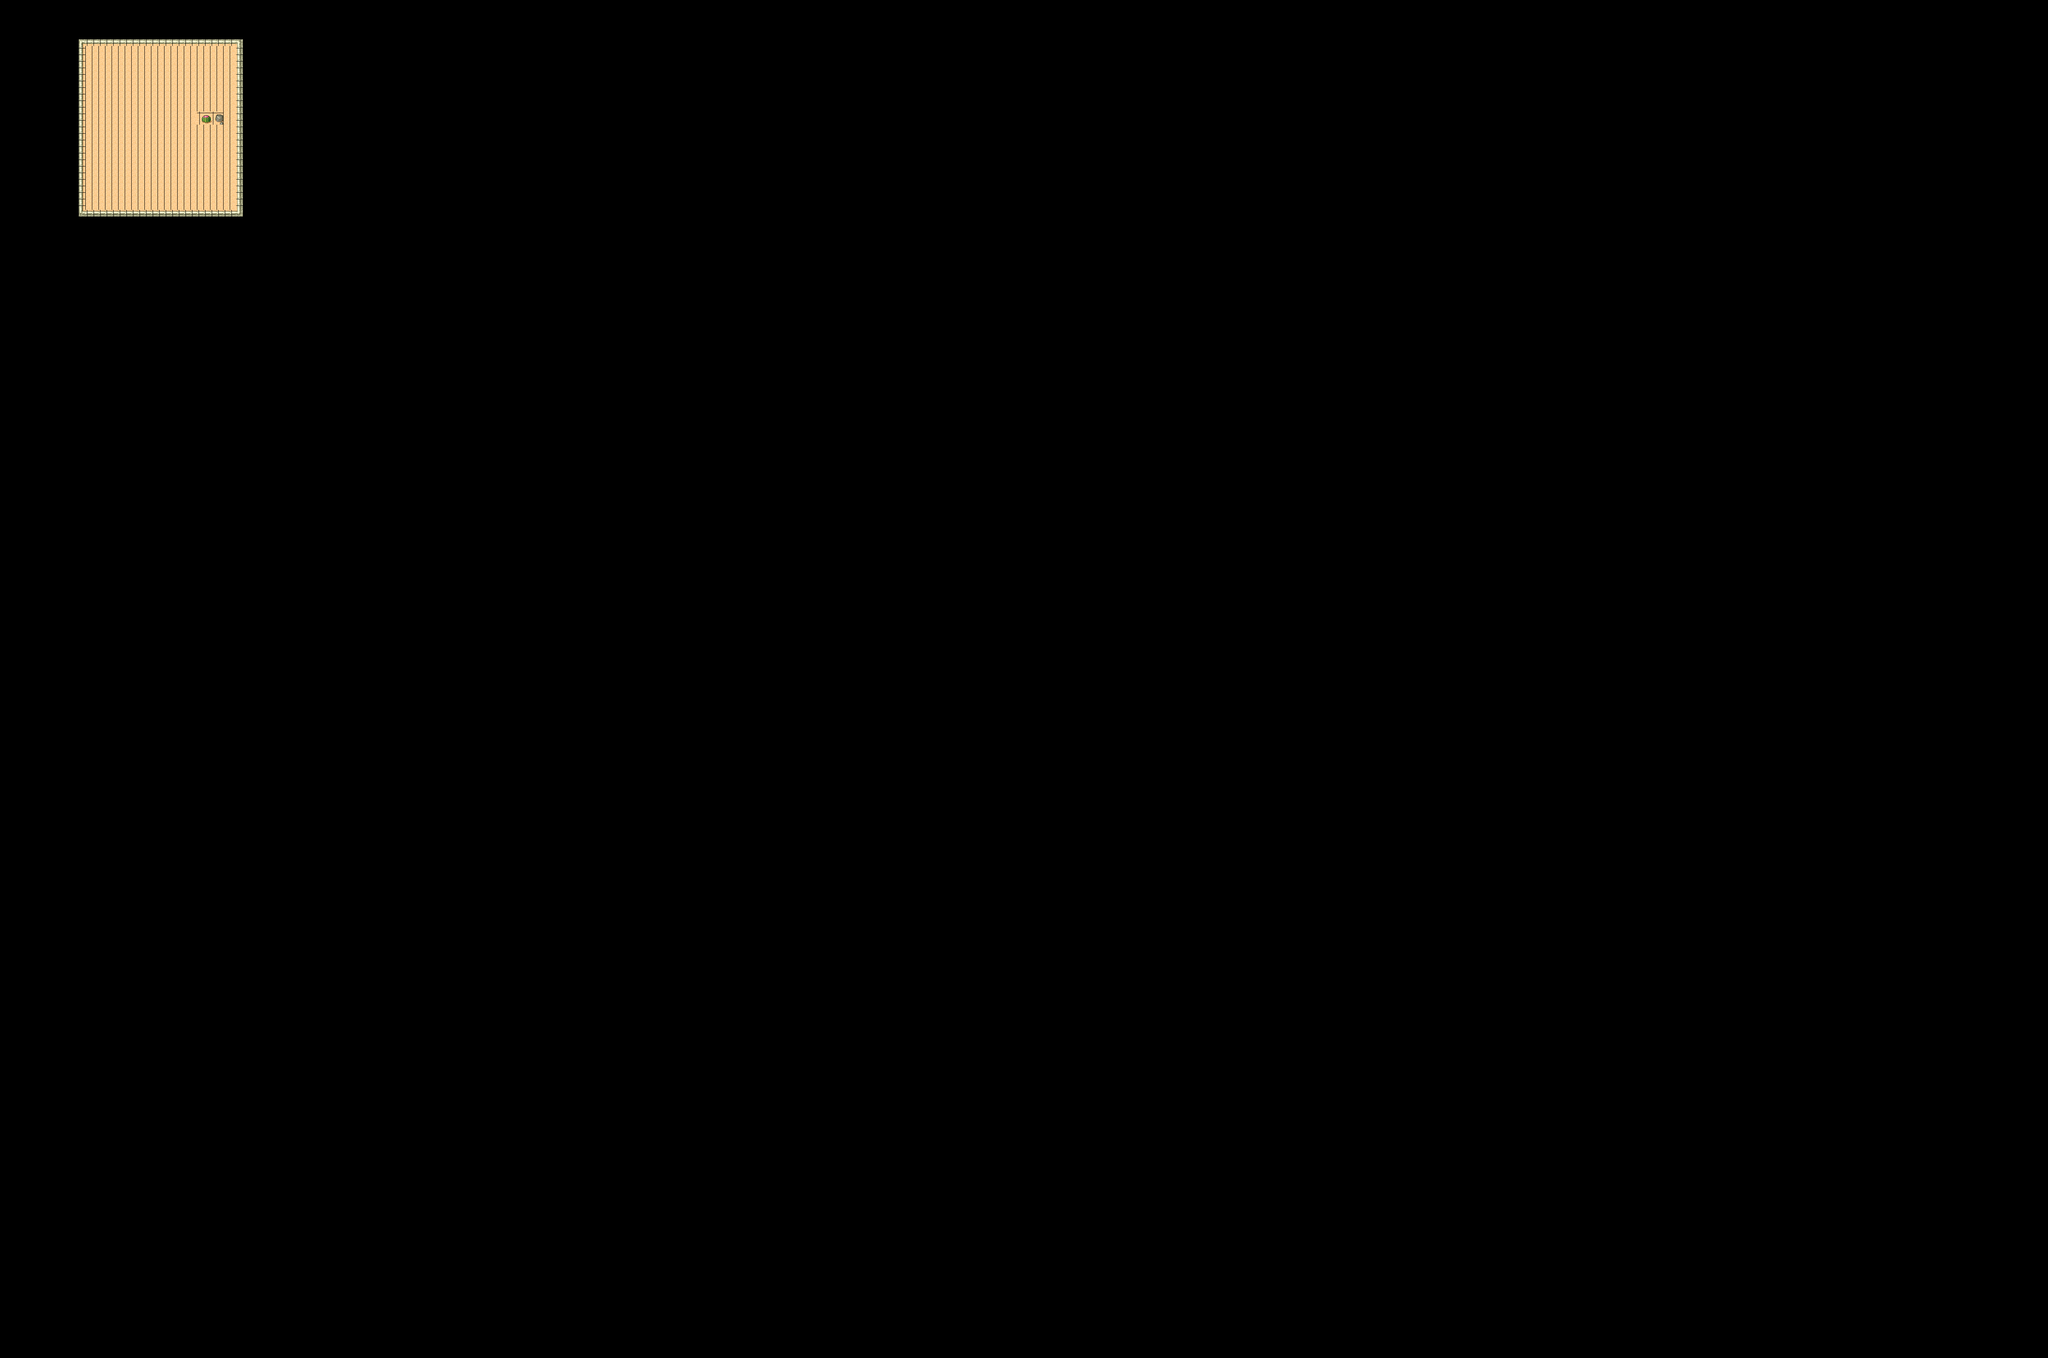

This game map was drawn from its Tiled (.tmx) file and the tilesets committed beside it. A one-line description and the trimmed map source follow:
An orthogonal 312x207 tile map with 16x16 px tiles, 2 tile layers (floor, objects).

<map version="1.0" orientation="orthogonal" width="312" height="207" tilewidth="16" tileheight="16">
 <tileset firstgid="1" name="tmw_desert_spacing" tilewidth="16" tileheight="16">
  <image source="../tiles/tmw_desert_spacing.png" width="265" height="199" />
 </tileset>
 <layer name="floor" width="312" height="207">
  <data>[64584 cells, 675 non-empty, 9 distinct tile ids]</data>
 </layer>
 <layer name="objects" width="312" height="207">
  <data>[64584 cells, 8 non-empty, 8 distinct tile ids]</data>
 </layer>
</map>
